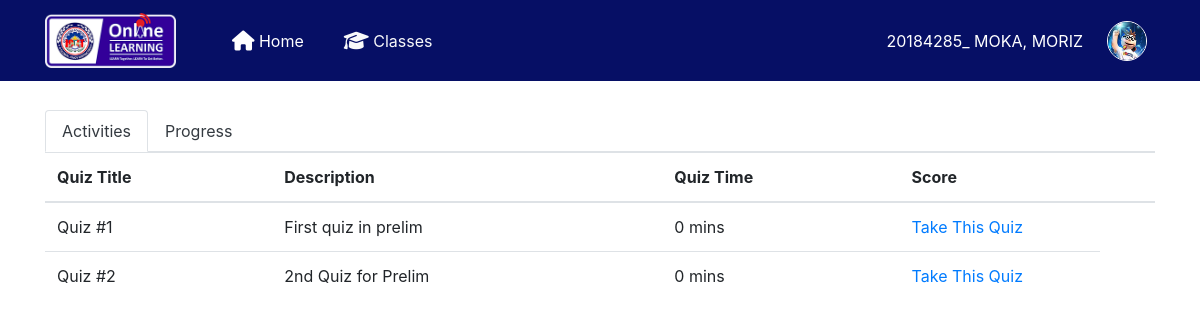
/quiz/studentclass.php?id=40 (signed in), run on the app's committed database.
### tables this page shows
CREATE TABLE `class_quiz` (
  `class_quiz_id` int(11) NOT NULL,
  `teacher_class_id` int(11) NOT NULL,
  `quiz_time` int(11) NOT NULL,
  `quiz_id` int(11) NOT NULL,
  `time_added` varchar(100) NOT NULL
);

CREATE TABLE `quiz` (
  `quiz_id` int(11) NOT NULL,
  `quiz_title` varchar(50) NOT NULL,
  `quiz_description` varchar(100) NOT NULL,
  `date_added` varchar(100) NOT NULL DEFAULT current_timestamp(),
  `teacher_id` int(11) NOT NULL
);

### quiz/student_quiz_list.php (the view, shortened to what this page needs)
<div class="">
  <table cellpadding="0" cellspacing="0" border="0" class="table" id="">
      <thead>
				<tr>
          <th>Quiz Title</th>
          <th>Description</th>
          <th>Quiz Time</th>
          <th>Score</th>
          <th></th>
        </tr>
      </thead>
      <tbody>
        <?php
        $query = mysqli_query($conn,"SELECT * FROM class_quiz
				LEFT JOIN quiz on class_quiz.quiz_id = quiz.quiz_id
				where teacher_class_id = '$get_id'  order by class_quiz_id ASC ")or die(mysqli_error());
				while($row = mysqli_fetch_array($query)){
				$id  = $row['class_quiz_id'];
				$quiz_id  = $row['quiz_id'];
				$quiz_time  = $row['quiz_time'];
				$query1 = mysqli_query($conn,"SELECT * from student_class_quiz where class_quiz_id = '$id' and student_id = '$usrid'")or die(mysqli_error());
				$row1 = mysqli_fetch_array($query1);
        if (empty($row1['grade'])){
        ?>
        <tr>
          <td><?php echo $row['quiz_title']; ?></td>
          <td><?php  echo $row['quiz_description']; ?></td>
          <td><?php  echo $row['quiz_time'] / 60; ?> mins</td>
          <td width="200">
            <a class="card-link" data-placement="bottom" title="Take This Quiz" id="</?php echo $id; ?>Download" href="take_test.php<?php echo '?id='.$get_id ?>&<?php echo 'class_quiz_id='.$id; ?>&<?php echo 'test=ok' ?>&<?php echo 'quiz_id='.$quiz_id; ?>&<?php echo 'quiz_time='.$quiz_time; ?> ">Take This Quiz</a>
            <?php } ?>
          </td>
      </tr>
    <?php } ?>
  </tbody>
</table>
</div>

### data on the page
class_quiz: quiz.quiz_title "Quiz #1", quiz.quiz_description "First quiz in prelim", $row['quiz_time']/60 "0"
class_quiz: quiz.quiz_title "Quiz #2", quiz.quiz_description "2nd Quiz for Prelim", $row['quiz_time']/60 "0"

### other printed values
$usruid "20184285"
$usrlname "MOKA"
$usrfname "MORIZ"
